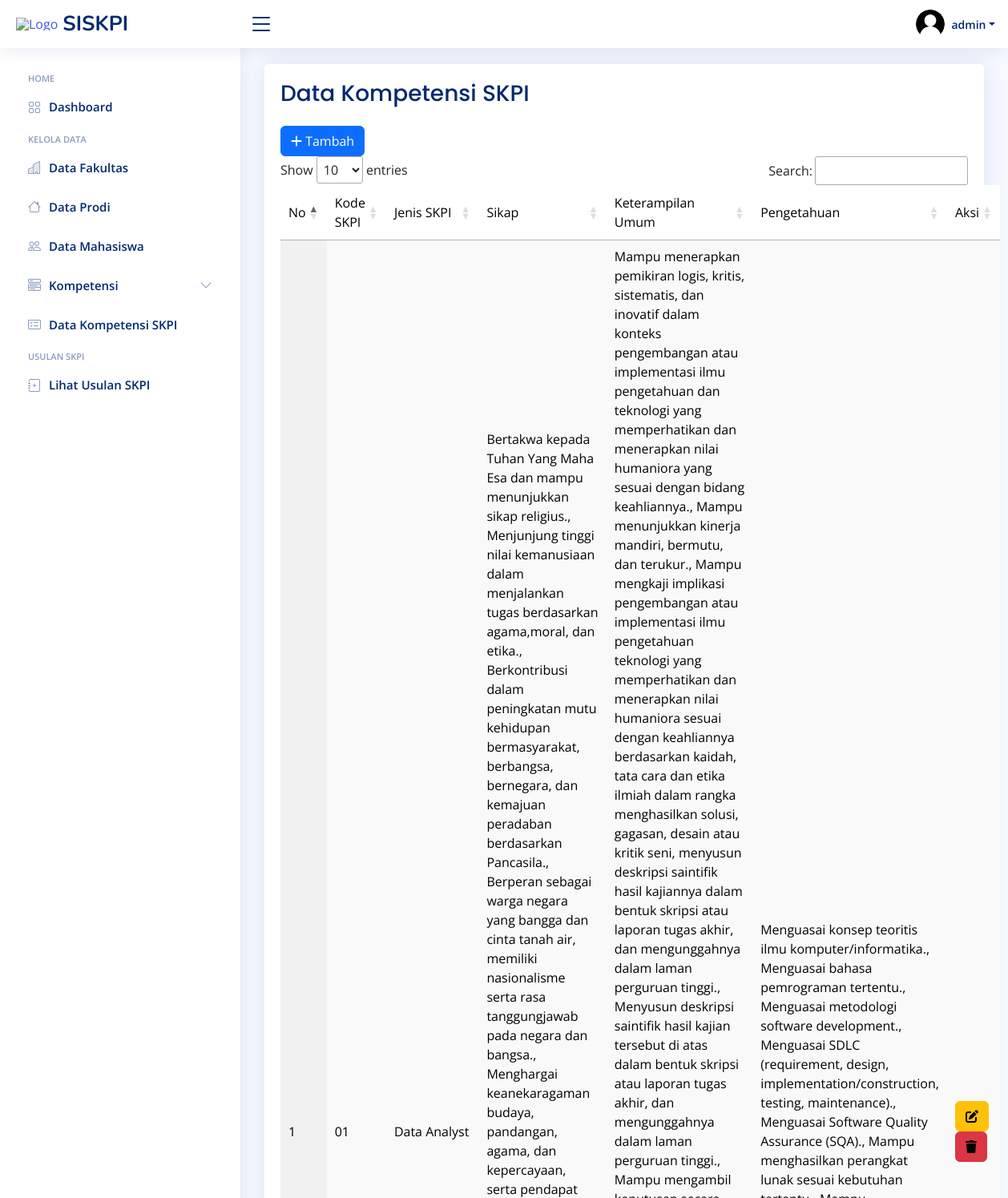
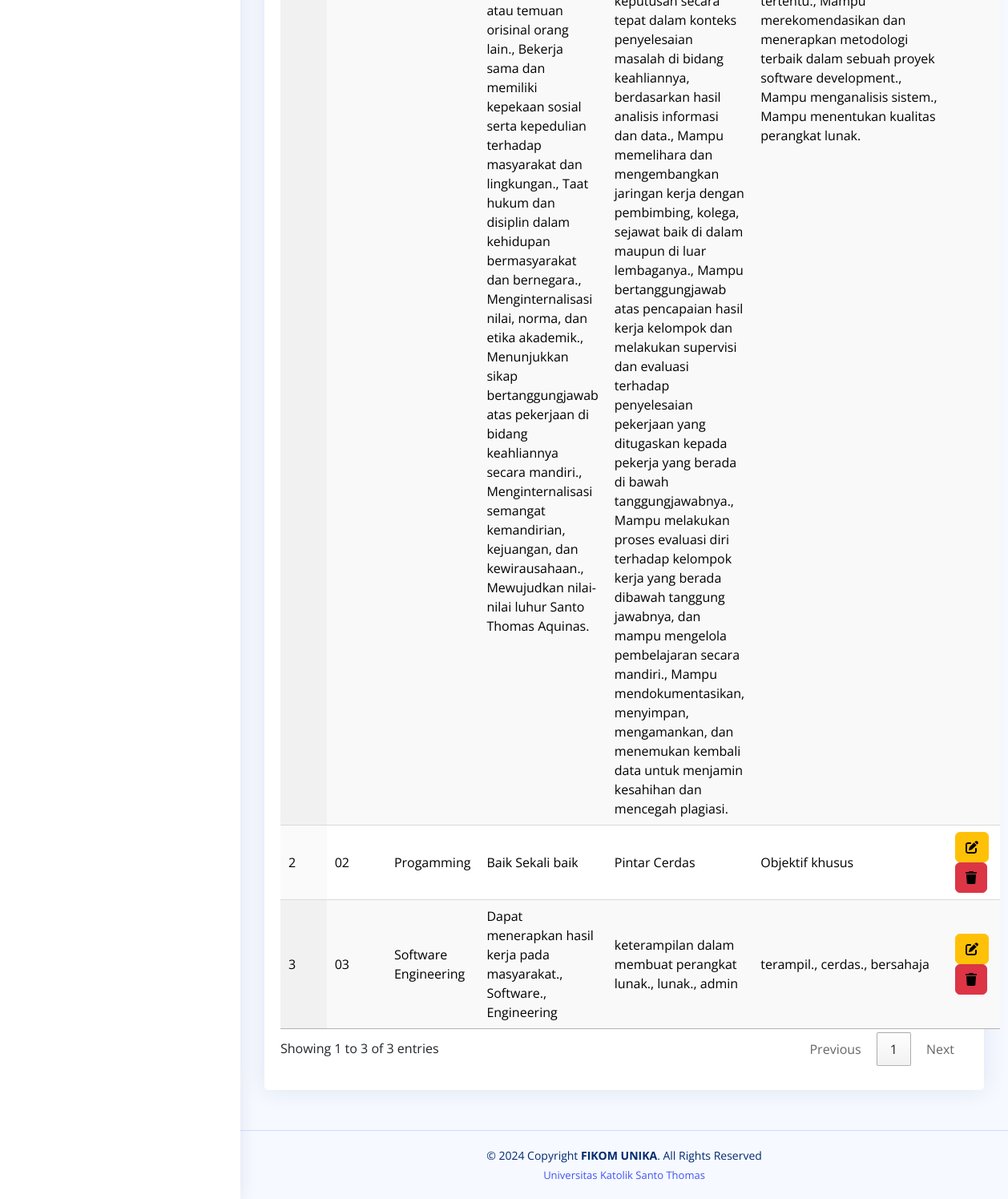
/admin/skpi/skpi.php (signed in), run on the app's committed database (2 pictures, top to bottom).
### tables this page shows
CREATE TABLE `skpi` (
  `id_skpi` int(11) NOT NULL,
  `kode_skpi` varchar(20) NOT NULL,
  `jenis_skpi` varchar(255) NOT NULL,
  `sikap` text NOT NULL,
  `sikap_bing` text NOT NULL,
  `ket_umum` text NOT NULL,
  `ket_bing` text NOT NULL,
  `pengetahuan` text NOT NULL,
  `peng_bing` text NOT NULL
);

### admin/skpi/skpi.php (the view)
<?php include 'header.php' ?>
<?php include 'navbar.php' ?>
<main id="main" class="main">
    <section class="section dashboard">
    <div class="row">
    <div class="col">
        <div class="card info-card sales-card">
            <div class="card-body">
                <h1 class="card-title fs-3">Data Kompetensi SKPI</h1>
                <a href="tskpi/tambah_skpi.php" class="btn btn-primary" title="tambah_data"><i class="fas fa-plus"></i> Tambah</a>
                <table id="tabel" class="display" style="width:100%; background-color: white; color: black;">
                    <thead>
                        <tr>
                            <td>No</td>
                            <td>Kode SKPI</td>
                            <td>Jenis SKPI</td>
                            <td>Sikap</td>
                            <td>Keterampilan Umum</td>
                            <td>Pengetahuan</td>
                            <td>Aksi</td>
                        </tr>
                    </thead>
                    <tbody>
                        <?php
                        $no = 1;
                        $data = mysqli_query($koneksi, "SELECT * FROM skpi");
                        while($d=mysqli_fetch_array($data)){
                        ?>
                        <tr>
                            <td><?= $no++ ?></td>
                            <td><?= $d['kode_skpi'] ?></td>
                            <td><?= $d['jenis_skpi'] ?></td>
                            <td><?= $d['sikap'] ?></td>
                            <td><?= $d['ket_umum'] ?></td>
                            <td><?= $d['pengetahuan'] ?></td>
                            <td>
                                <a class="btn btn-warning text-black" href="tskpi/edit_skpi.php?id=<?= $d['id_skpi'] ?>" title="edit_data"><i class="fas fa-edit"></i></a>
                                <a class="btn btn-danger text-black" href="tskpi/hapus_skpi.php?id=<?= $d['id_skpi'] ?>" title="hapus_data"><i class="fas fa-trash"></i></a>
                            </td>
                        </tr>
                        <?php } ?>
                    </tbody>
                </table>
            </div>
        </div>
        </div>
    </div>
    </section>
</main>
<?php include 'footer.php' ?>

### admin/skpi/assets/css/style.css (style rules this page uses)
:root { scroll-behavior: smooth; }
body { font-family: "Open Sans", sans-serif; background: #f6f9ff; color: #444444; }
a { color: #4154f1; text-decoration: none; }
h1, h2, h3, h4, h5, h6 { font-family: "Nunito", sans-serif; }
#main { margin-top: 60px; padding: 20px 30px; transition: all 0.3s; }
.card { margin-bottom: 30px; border: none; border-radius: 5px; box-shadow: 0px 0 30px rgba(1, 41, 112, 0.1); }
.card-title { padding: 20px 0 15px 0; font-size: 18px; font-weight: 500; color: #012970; font-family: "Poppins", sans-serif; }
.card-body { padding: 0 20px 20px 20px; }
@media (min-width: 1200px) { #main, #footer { margin-left: 300px; } }
.dashboard .info-card { padding-bottom: 10px; }

### data on the page
skpi: kode_skpi "01", jenis_skpi "Data Analyst", sikap "Bertakwa kepada Tuhan Yang Maha Esa dan mampu menunjukkan sikap religius., Menjunjung tinggi nilai kemanusiaan dalam menjalankan tugas berdasarkan agama,moral, dan etika., Berkontribusi dalam peningkatan mutu kehidupan bermasyarakat, berbangsa, bernegara, dan kemajuan peradaban berdasarkan Pancasila., Berperan sebagai warga negara yang bangga dan cinta tanah air, memiliki nasionalisme serta rasa tanggungjawab pada negara dan bangsa., Menghargai keanekaragaman budaya, pandangan, agama, dan kepercayaan, serta pendapat atau temuan orisinal orang lain., Bekerja sama dan memiliki kepekaan sosial serta kepedulian terhadap masyarakat dan lingkungan., Taat hukum dan disiplin dalam kehidupan…", ket_umum "Mampu menerapkan pemikiran logis, kritis, sistematis, dan inovatif dalam konteks pengembangan atau implementasi ilmu pengetahuan dan teknologi yang memperhatikan dan menerapkan nilai humaniora yang sesuai dengan bidang keahliannya., Mampu menunjukkan kinerja mandiri, bermutu, dan terukur., Mampu mengkaji implikasi pengembangan atau implementasi ilmu pengetahuan teknologi yang memperhatikan dan menerapkan nilai humaniora sesuai dengan keahliannya berdasarkan kaidah, tata cara dan etika ilmiah dalam rangka menghasilkan solusi, gagasan, desain atau kritik seni, menyusun deskripsi saintifik hasil kajiannya dalam bentuk skripsi atau laporan tugas akhir, dan mengunggahnya dalam laman perguruan…", pengetahuan "Menguasai konsep teoritis ilmu komputer/informatika., Menguasai bahasa pemrograman tertentu., Menguasai metodologi software development., Menguasai SDLC (requirement, design, implementation/construction, testing, maintenance)., Menguasai Software Quality Assurance (SQA)., Mampu menghasilkan perangkat lunak sesuai kebutuhan tertentu., Mampu merekomendasikan dan menerapkan metodologi terbaik dalam sebuah proyek software development., Mampu menganalisis sistem., Mampu menentukan kualitas perangkat lunak."
skpi: kode_skpi "02", jenis_skpi "Progamming", sikap "Baik Sekali baik", ket_umum "Pintar Cerdas", pengetahuan "Objektif khusus"
skpi: kode_skpi "03", jenis_skpi "Software Engineering", sikap "Dapat menerapkan hasil kerja pada masyarakat., Software., Engineering", ket_umum "keterampilan dalam membuat perangkat lunak., lunak., admin", pengetahuan "terampil., cerdas., bersahaja"

### other printed values
$_SESSION['username'] "admin"
